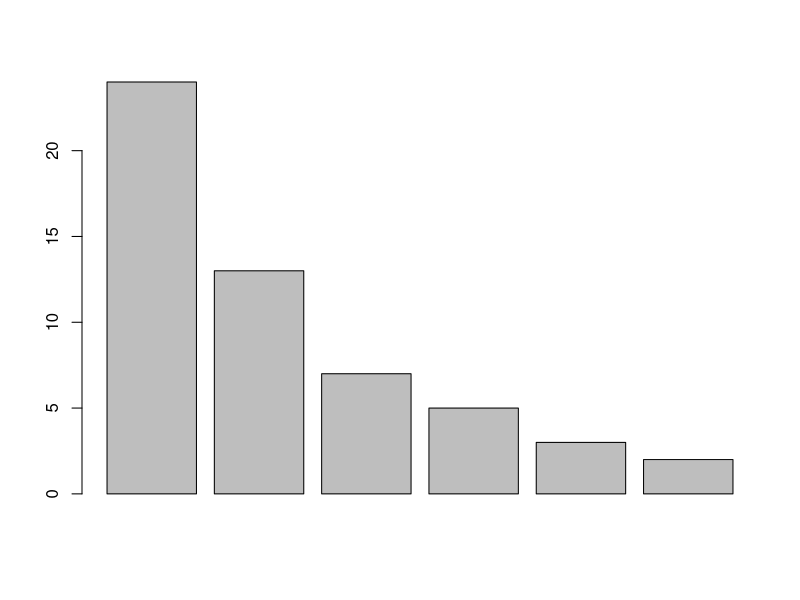
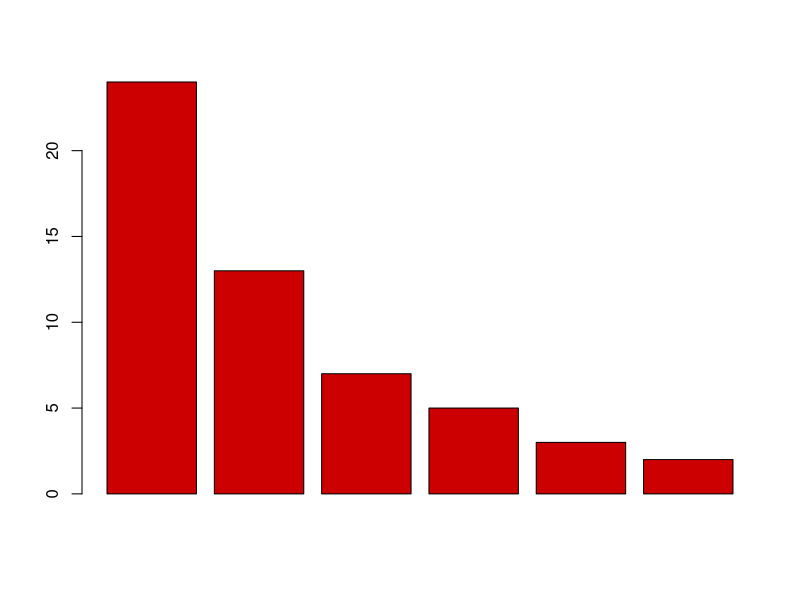
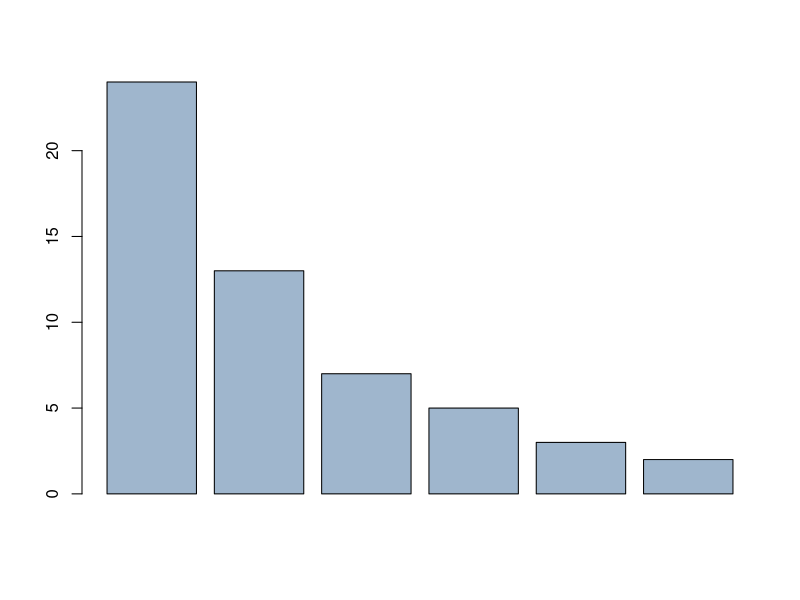
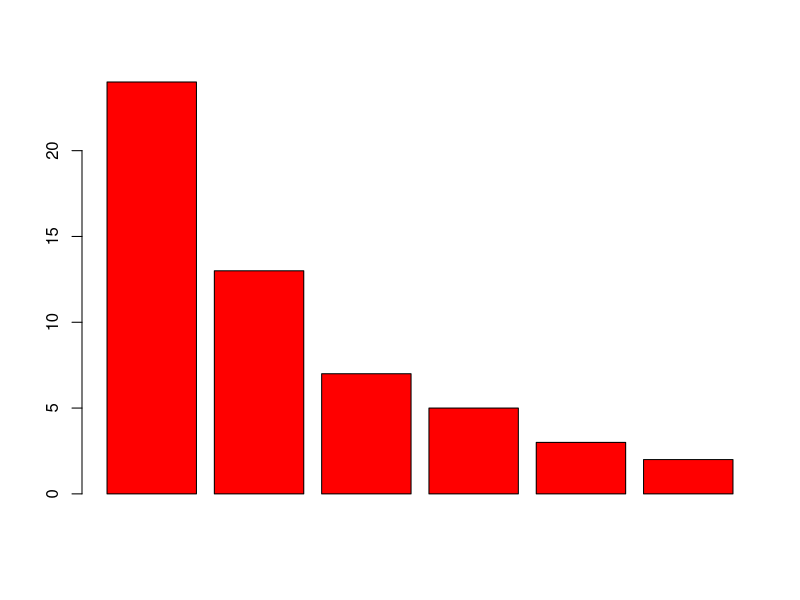
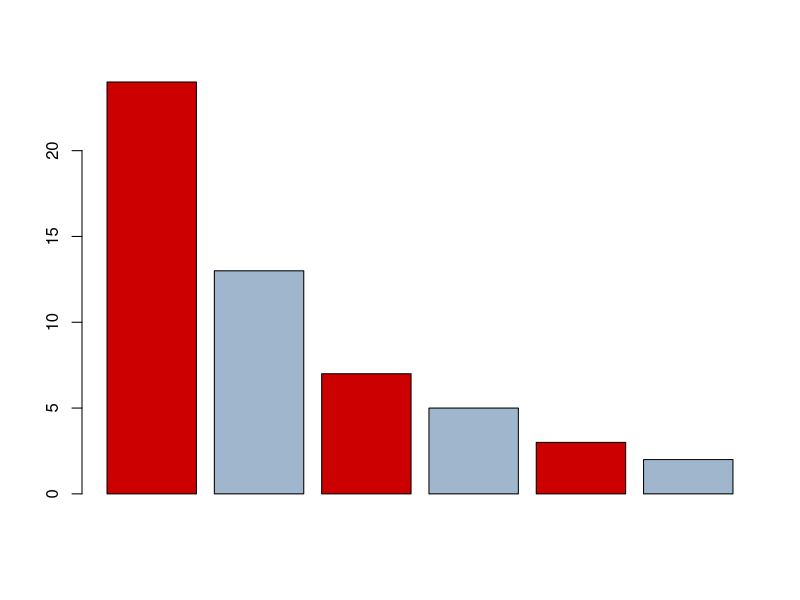
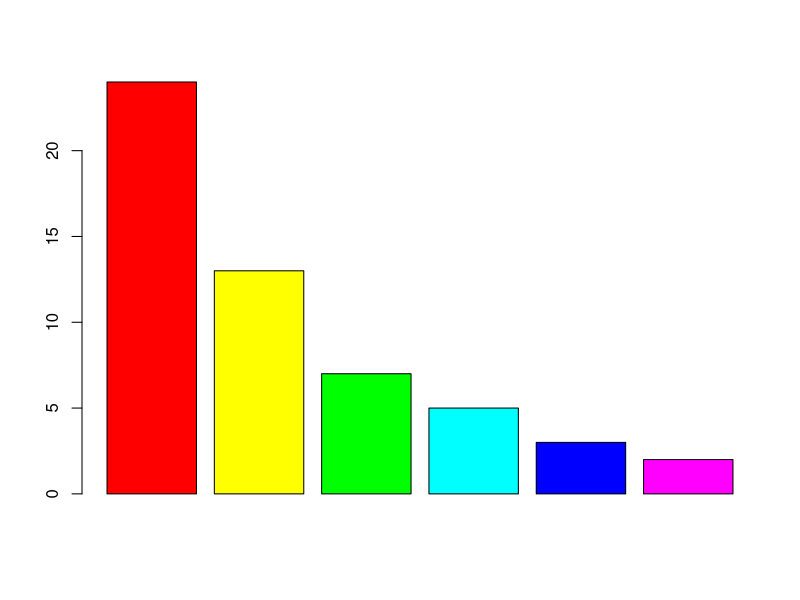

Generate these figures, in order, with R:
x = c(24, 13, 7, 5, 3, 2)
barplot(x)

barplot(x, col = "red3")
barplot(x, col = "slategray3")

barplot(x, col= rgb(255, 0, 0, max = 255))

barplot(x, col = c("red3", "slategray3"))


barplot(x, col= rainbow(6))